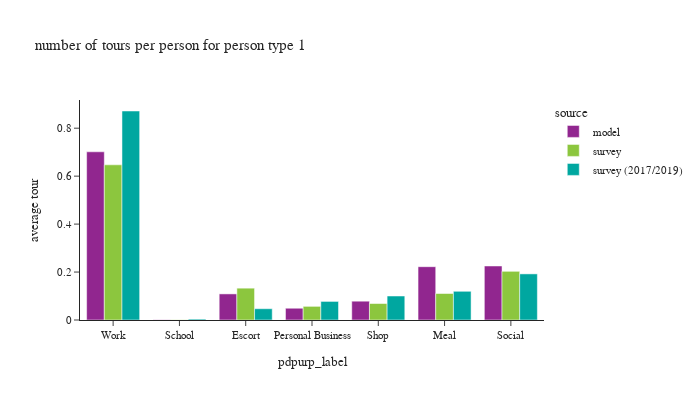

The notebook cell this image was saved under:
### Code cell
plot_by_pptyp(df_tour, '1')

### Figure 1 — Plotly figure (JSON) as saved in the notebook; plotly's stock layout.template omitted (floating-point values rounded to 4 significant figures)
{"data": [{"alignmentgroup": "True", "hovertemplate": "source=model<br>pdpurp_label=%{x}<br>average tour=%{y}<extra></extra>", "legendgroup": "model", "marker": {"color": "#91268F", "pattern": {"shape": ""}}, "name": "model", "offsetgroup": "model", "orientation": "v", "showlegend": true, "textposition": "auto", "type": "bar", "x": ["Work", "School", "Escort", "Personal Business", "Shop", "Meal", "Social"], "xaxis": "x", "y": [0.7015, 0.0008881, 0.1089, 0.04903, 0.07848, 0.2223, 0.2254], "yaxis": "y"}, {"alignmentgroup": "True", "hovertemplate": "source=survey<br>pdpurp_label=%{x}<br>average tour=%{y}<extra></extra>", "legendgroup": "survey", "marker": {"color": "#8CC63E", "pattern": {"shape": ""}}, "name": "survey", "offsetgroup": "survey", "orientation": "v", "showlegend": true, "textposition": "auto", "type": "bar", "x": ["Work", "School", "Escort", "Personal Business", "Shop", "Meal", "Social"], "xaxis": "x", "y": [0.6473, 0.0008286, 0.1328, 0.05694, 0.06869, 0.1105, 0.2031], "yaxis": "y"}, {"alignmentgroup": "True", "hovertemplate": "source=survey (2017/2019)<br>pdpurp_label=%{x}<br>average tour=%{y}<extra></extra>", "legendgroup": "survey (2017/2019)", "marker": {"color": "#00A7A0", "pattern": {"shape": ""}}, "name": "survey (2017/2019)", "offsetgroup": "survey (2017/2019)", "orientation": "v", "showlegend": true, "textposition": "auto", "type": "bar", "x": ["Work", "School", "Escort", "Personal Business", "Shop", "Meal", "Social"], "xaxis": "x", "y": [0.8717, 0.003799, 0.04706, 0.0775, 0.1001, 0.1197, 0.1923], "yaxis": "y"}], "layout": {"barmode": "group", "font": {"size": 11}, "height": 400, "legend": {"title": {"text": "source"}, "tracegroupgap": 0}, "title": {"text": "number of tours per person for person type 1"}, "width": 700, "xaxis": {"anchor": "y", "domain": [0.0, 1.0], "title": {"text": "pdpurp_label"}}, "yaxis": {"anchor": "x", "domain": [0.0, 1.0], "tickformat": ".2", "title": {"text": "average tour"}}}}
